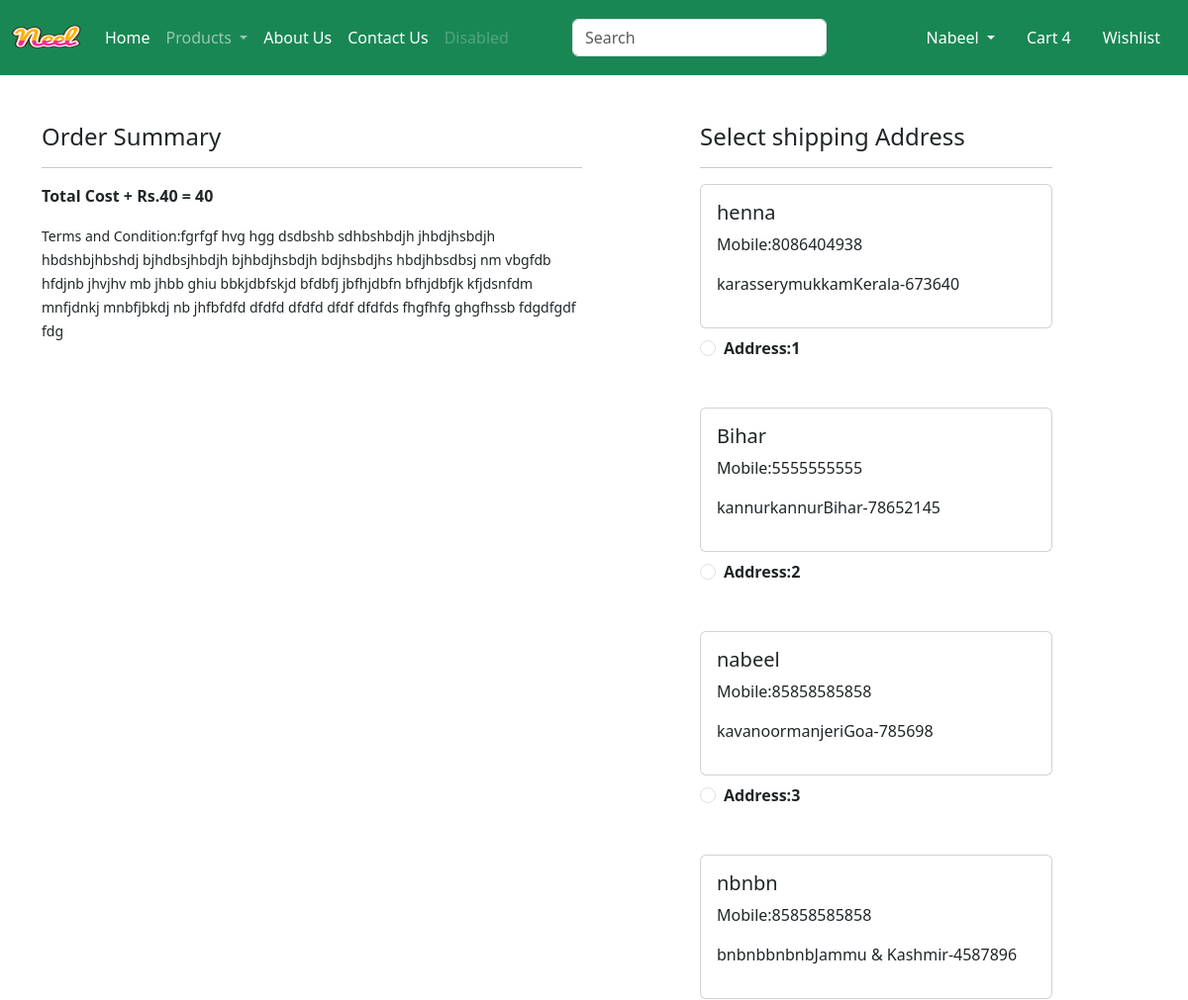
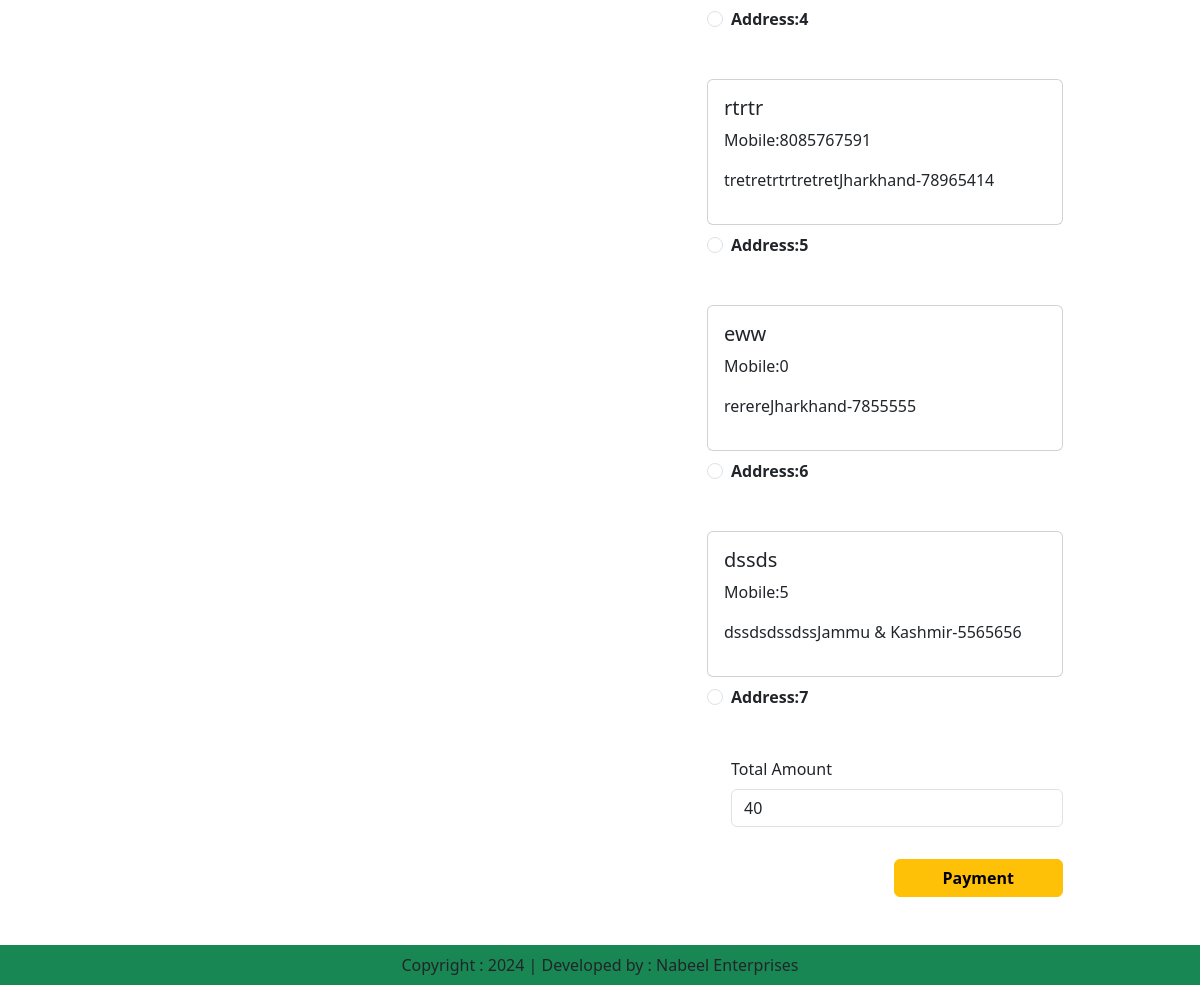
/checkout/ (signed in), run on an earlier commit of the app's database (2 pictures, top to bottom).
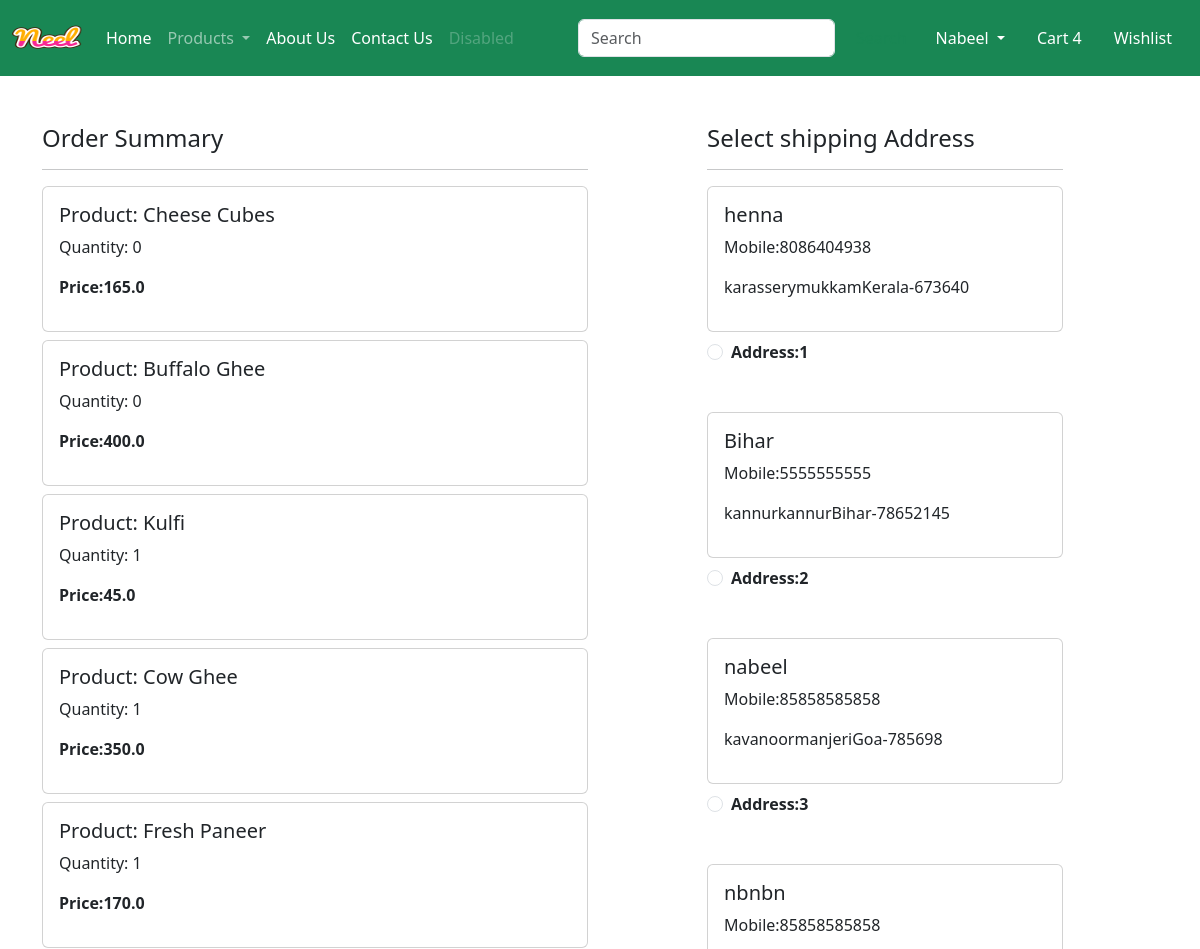
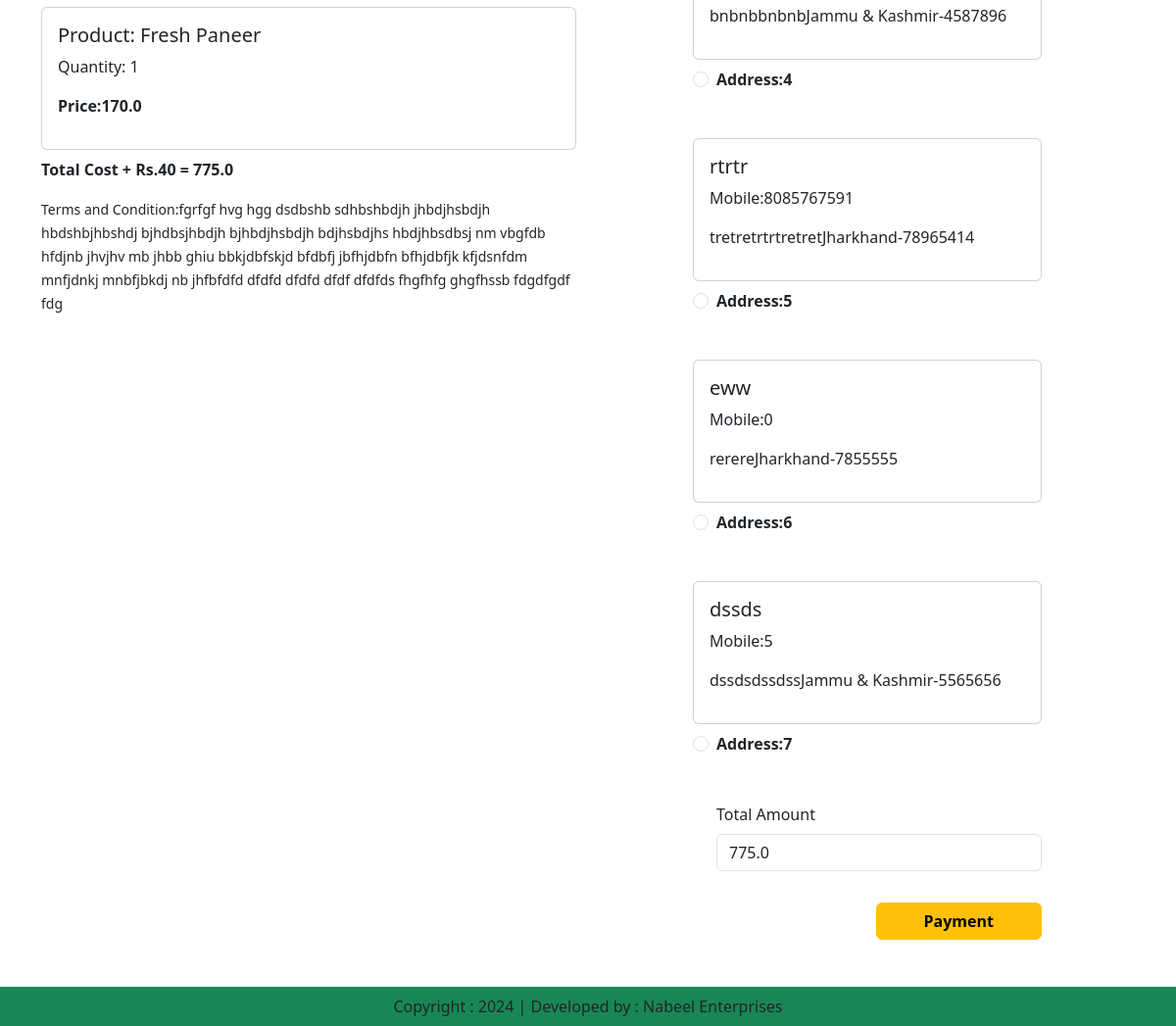
And on a later commit of the database (2 pictures, top to bottom).
### app/models.py (models this page shows, shortened)
class Customer(models.Model):
    user = models.ForeignKey(User,on_delete=models.CASCADE)
    name = models.CharField(max_length=200)
    locality = models.CharField(max_length=200)
    city = models.CharField(max_length=50)
    mobile = models.IntegerField(default=0)
    zipcode = models.IntegerField()
    state = models.CharField(choices=STATE_CHOICES,max_length=100)

class Cart(models.Model):
    user = models.ForeignKey(User,on_delete=models.CASCADE)
    product = models.ForeignKey(Product,on_delete=models.CASCADE)
    quantity = models.PositiveIntegerField(default=1)

class Product(models.Model):
    title = models.CharField(max_length=100)
    selling_price = models.FloatField()
    discounted_price = models.FloatField()
    description = models.TextField()
    composition = models.TextField(default='')
    prodapp = models.TextField(default='')
    category = models.CharField(choices=CATEGORY_CHOICES,max_length=2)
    product_image = models.ImageField(upload_to='product')

### app/views.py (the view)
# urls.py: path('checkout/', views.checkout.as_view(),name="checkout"),
class checkout(View):
    def get(self,request):
        user=request.user
        add=Customer.objects.filter(user=user)
        cart_items=Cart.objects.filter(user=user)
        famount = 0
        for p in cart_items:
            value = p.quantity * p.product.discounted_price
            famount = famount + value
        totalamount = famount + 40
        razoramount = int(totalamount * 100)
        client = razorpay.Client(auth=(settings.RAZOR_KEY_ID, settings.RAZOR_KEY_SECRET))
        data = {"amount":razoramount,"currency":"INR","receipt":"order_rcptid_12"}
        payment_response = client.order.create(data=data)
        print(payment_response)
        return render(request,'app/checkout.html',locals())

### app/templates/app/checkout.html (shortened to what this page needs)
{% extends "app/base.html" %}
{% load static %}
{% block main-content %}
<div class="container">
    <div class="row mt-5">
        <div class="col-sm-6">
            <h4>Order Summary</h4>
            <hr>
            {% for item in cart_items %}
                <div class="card mb-2">
                    <div class="card-body">
                        <h5>Product: {{item.product.title}}</h5>
                        <p>Quantity: {{item.quantity}}</p>
                        <p class="fw-bold">Price:{{item.product.discounted_price}}</p>
                    </div>
                </div>
            {% endfor %}
            <p class="fw-bold">Total Cost + Rs.40 = {{totalamount}}</p>
            <small>Terms and Condition:fgrfgf hvg hgg dsdbshb sdhbshbdjh jhbdjhsbdjh hbdshbjhbshdj bjhdbsjhbdjh bjhbdjhsbdjh bdjhsbdjhs hbdjhbsdbsj nm vbgfdb hfdjnb jhvjhv mb  jhbb ghiu bbkjdbfskjd bfdbfj jbfhjdbfn bfhjdbfjk kfjdsnfdm mnfjdnkj mnbfjbkdj  nb jhfbfdfd dfdfd dfdfd dfdf dfdfds fhgfhfg ghgfhssb fdgdfgdf fdg</small>
        </div>
        <div class="col-sm-4 offset-sm-1">
            <h4>Select shipping Address</h4>
            <hr>
            <form action="" method="post" id="myform">
                {% for ad in add %}
                    <div class="card">
                        <div class="card-body">
                            <h5>{{ad.name}}</h5>
                            <p>Mobile:{{ad.mobile}}</p>
                            <p>{{ad.locality}}{{ad.city}}{{ad.state}}-{{ad.zipcode}}</p>
                        </div>
                    </div>
                    <div class="form-check mt-2 mb-5">
                        <input class="form-check-input" type="radio" name="custid" id="custadd{{forloop.counter}}" value="{{ad.id}}">
                        <label class="form-check-label fw-bold" for="custadd{{forloop.counter}}">
                            Address:{{forloop.counter}}</label>
                    </div>
                {% endfor %}
                    <div class="form-check mb-3">
                        <label for="totalamount" class="form-label">Total Amount</label>
                        <input type="number" class="form-control" name="totalamount" value={{totalamount}} readonly>
                    </div>
                    <div class="text-end">
                       <button id="rzp-button1" type="submit" class="btn btn-warning mt-3 px-5 fw-bold">Payment</button>
                    </div>
            </form>
        </div>
    </div>
</div>
{% endblock main-content %}

What changed in the data, as far as the page shows it:
added Cart: product "Cheese Cubes", quantity "0", product.discounted_price "165.0"
added Cart: product "Buffalo Ghee", quantity "0", product.discounted_price "400.0"
added Cart: product "Kulfi", quantity "1", product.discounted_price "45.0"
added Cart: product "Cow Ghee", quantity "1", product.discounted_price "350.0"
added Cart: product "Fresh Paneer", quantity "1", product.discounted_price "170.0"
added Cart: product "Fresh Paneer", quantity "1", product.discounted_price "170.0"
Also different on the page:
{{ totalamount }}: "40" → "775.0"
form field totalamount: "40" → "775.0"
